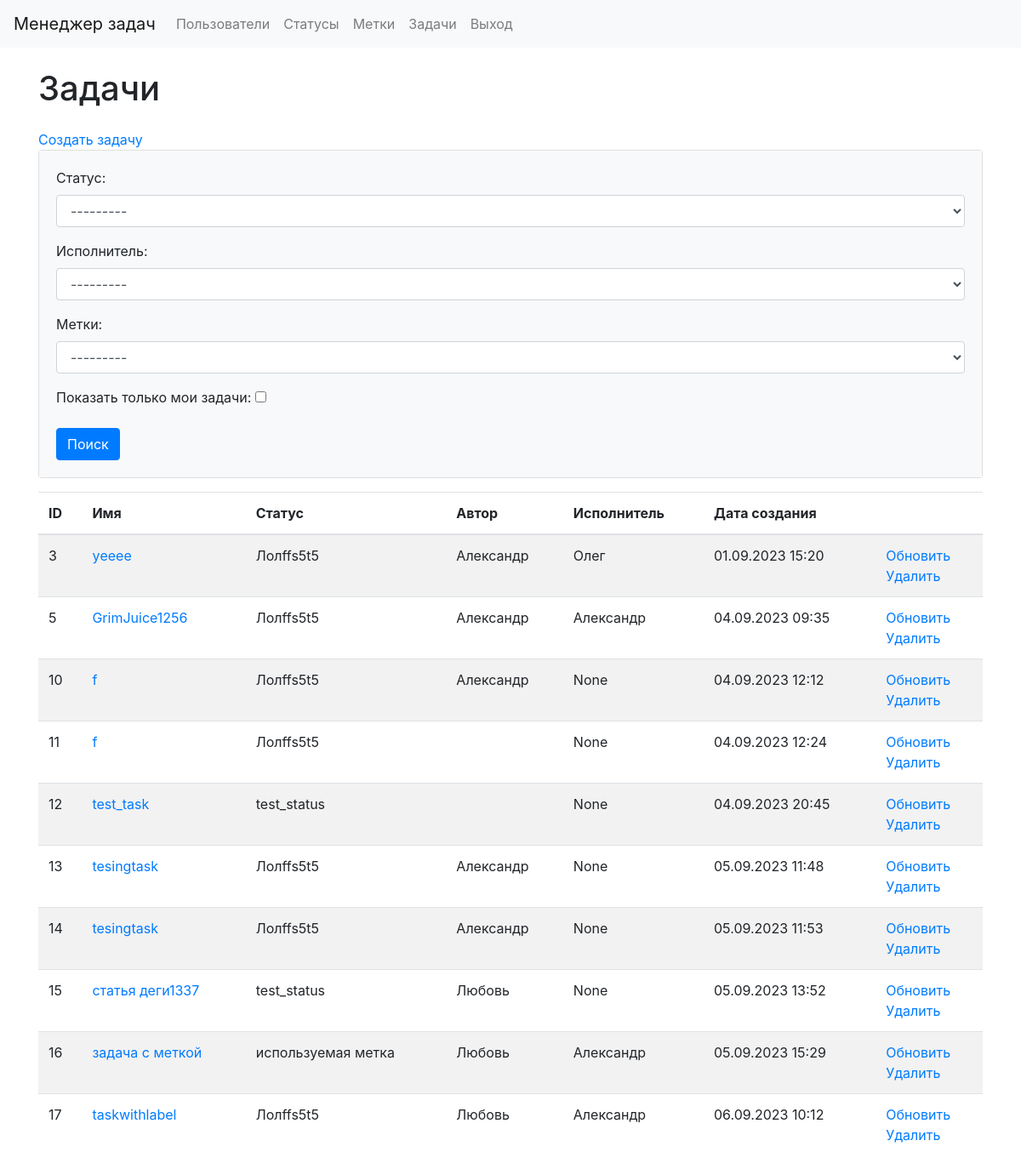
/tasks/ (signed in), run on the app's committed database.
### tasks/models.py (models this page shows, shortened)
class Task(models.Model):
    creator = models.ForeignKey(
        CustomUsers,
        on_delete=models.RESTRICT,
        verbose_name="Создатель",
        related_name="creator"
    )
    name = models.CharField(max_length=255, verbose_name="Название")
    description = models.TextField(blank=True, verbose_name="Описание")
    status = models.ForeignKey(
        Status,
        on_delete=models.RESTRICT,
        verbose_name="Статус"
    )
    executor = models.ForeignKey(
        CustomUsers,
        blank=True,
        null=True,
        on_delete=models.RESTRICT,
        verbose_name="Исполнитель"
    )
    labels = models.ManyToManyField(Label, blank=True, verbose_name="Метка")
    created_at = models.DateTimeField(
        auto_now_add=True,
        verbose_name="Время создания"
    )
    updated_at = models.DateTimeField(
        auto_now=True,
        verbose_name="Время изменения"
    )

### statuses/models.py (models this page shows, shortened)
class Status(models.Model):
    name = models.CharField(
        max_length=100,
        db_index=True,
        verbose_name="Статус"
    )
    created_at = models.DateTimeField(
        auto_now_add=True,
        verbose_name="Время создания"
    )
    updated_at = models.DateTimeField(
        auto_now=True,
        verbose_name="Время изменения"
    )
    def __str__(self):
        return self.name
    class Meta:
        verbose_name = 'Статус'
        verbose_name_plural = 'Статусы'
        ordering = ['id']

### users/models.py (models this page shows, shortened)
class CustomUsers(AbstractUser):
    first_name = models.CharField(max_length=255, default="")
    last_name = models.CharField(max_length=255, default="")
    def __str__(self):
        return self.first_name

### tasks/views.py (the view)
# urls.py: path('', TaskList.as_view(), name="task_list"),
class TaskList(LoginRequiredMixin, DataMixin, ListView):
    model = Task
    template_name = "tasks/task_list.html"
    login_url = reverse_lazy("login")
    context_object_name = "tasks"
    form_class = FindTaskForm
    def get_context_data(self, *, object_list=None, **kwargs):
        context = super().get_context_data(**kwargs)
        c_def = self.get_user_context(title=_("Tasks"))
        context['form'] = self.form_class(self.request.GET)
        return context | c_def
    def get_queryset(self):
        queryset = Task.objects.all()
        form = self.form_class(self.request.GET)
        if form.is_valid():
            status = form.cleaned_data.get('status')
            executor = form.cleaned_data.get('executor')
            labels = form.cleaned_data.get('labels')
            show_my_articles = form.cleaned_data.get('show_my_articles')
            if status:
                queryset = queryset.filter(status=status)
            if executor:
                queryset = queryset.filter(executor=executor)
            if labels:
                queryset = queryset.filter(labels=labels)
            if show_my_articles:
                queryset = queryset.filter(creator=self.request.user)
        return queryset

### tasks/forms.py
class FindTaskForm(forms. ModelForm):
    status = forms.ModelChoiceField(
        label=_("Status"),
        queryset=Status.objects.all(),
        widget=forms.Select(attrs={'class': 'form-control'}),
        required=False
    )
    executor = forms.ModelChoiceField(
        label=_("Executor"),
        required=False,
        queryset=CustomUsers.objects.all(),
        widget=forms.Select(attrs={'class': 'form-control'})
    )
    labels = forms.ModelChoiceField(
        label=_("Labels"),
        queryset=Label.objects.all(),
        widget=forms.Select(attrs={'class': 'form-control'}),
        required=False
    )
    show_my_articles = forms.BooleanField(
        label=_("Show only my posts"),
        required=False
    )
    class Meta:
        model = Task
        fields = ['status', 'executor', 'labels']

### labels/models.py (called while the page is built)
    def __str__(self):
        return self.name

### task_manager/utils.py (called while the page is built)
    def get_user_context(self, **kwargs):
        context = kwargs
        user_menu = menu.copy()
        if self.request.user.is_authenticated:
            user_menu.pop(4)
            user_menu.pop(4)
        if not self.request.user.is_authenticated:
            user_menu.pop(1)
            user_menu.pop(1)
            user_menu.pop(1)
            user_menu.pop(3)
        context['menu'] = user_menu
        return context

### task_manager/templates/tasks/task_list.html (shortened to what this page needs)
{% extends 'layout.html' %}
{% load bootstrap4 %}
{% block content %}
{% load i18n %}
<div class="container wrapper flex-grow-1">
    <h1 class="my-4">{% trans "Tasks" %}</h1>
    <a class=nav-link" href="{% url "task_create" %}"> {% trans "Create task" %} </a>
    <div class="card mb-3">
        <div class="card-body bg-light">
            <form method="get">
                {{ form.as_p }}
                <button class="btn btn-primary" type="submit">{% trans "Search" %}</button>
    </form>
        </div>
    </div>
    <table class="table table-striped">
        <thead>
            <tr>
                <th>ID</th>
                <th>{% trans "Name" %}</th>
                <th>{% trans "Status" %}</th>
                <th>{% trans "Author" %}</th>
                <th>{% trans "Executor" %}</th>
                <th>{% trans "Creation date" %}</th>
                <th></th>
            </tr>
        </thead>
        <tbody>
            {% for task in tasks %}
            <tr>
                <td> {{ task.id }} </td>
                <td> <a href="{% url "task_page" task.id %}"> {{ task.name }} </a> </td>
                <td> {{ task.status }} </td>
                <td> {{ task.creator }} </td>
                <td> {{ task.executor }} </td>
                <td> {{ task.created_at|date:"d.m.Y H:i" }} </td>
                <td>
                    <a href="{% url "task_update" task.id %}">{% trans "Update" %}</a>
                    <br>
                    <a href="{% url "task_delete" task.id %}">{% trans "Delete" %}</a>
                </td>
            </tr>
            {% endfor %}
        </tbody>
    </table>
</div>
{% endblock %}

### data on the page
Task: id "3", name "уeeee", status "Лолffs5t5", creator "Александр", executor "Олег", created_at "01.09.2023 15:20"
Task: id "5", name "GrimJuice1256", status "Лолffs5t5", creator "Александр", executor "Александр", created_at "04.09.2023 09:35"
Task: id "10", name "f", status "Лолffs5t5", creator "Александр", executor "None", created_at "04.09.2023 12:12"
Task: id "11", name "f", status "Лолffs5t5", executor "None", created_at "04.09.2023 12:24"
Task: id "12", name "test_task", status "test_status", executor "None", created_at "04.09.2023 20:45"
Task: id "13", name "tesingtask", status "Лолffs5t5", creator "Александр", executor "None", created_at "05.09.2023 11:48"
Task: id "14", name "tesingtask", status "Лолffs5t5", creator "Александр", executor "None", created_at "05.09.2023 11:53"
Task: id "15", name "статья деги1337", status "test_status", creator "Любовь", executor "None", created_at "05.09.2023 13:52"
Task: id "16", name "задача с меткой", status "используемая метка", creator "Любовь", executor "Александр", created_at "05.09.2023 15:29"
Task: id "17", name "taskwithlabel", status "Лолffs5t5", creator "Любовь", executor "Александр", created_at "06.09.2023 10:12"

### other printed values
{{ menu_tag.title }} "Пользователи" "Статусы" "Метки" "Задачи" "Выход"
